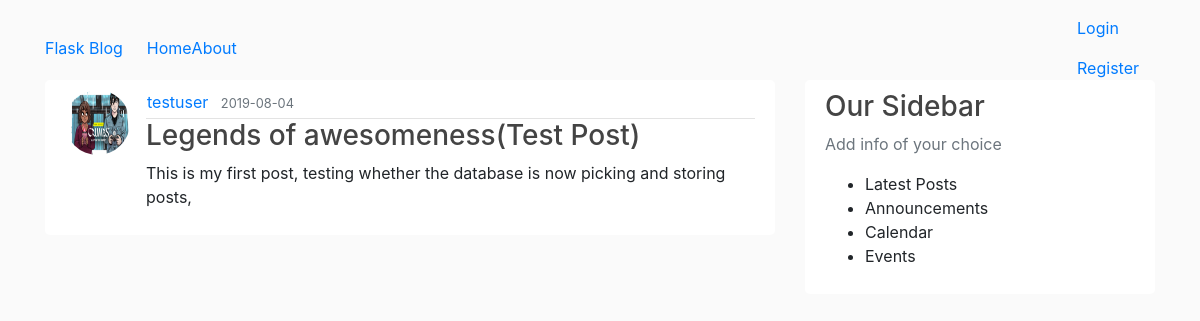
Page /home on the earlier database version.
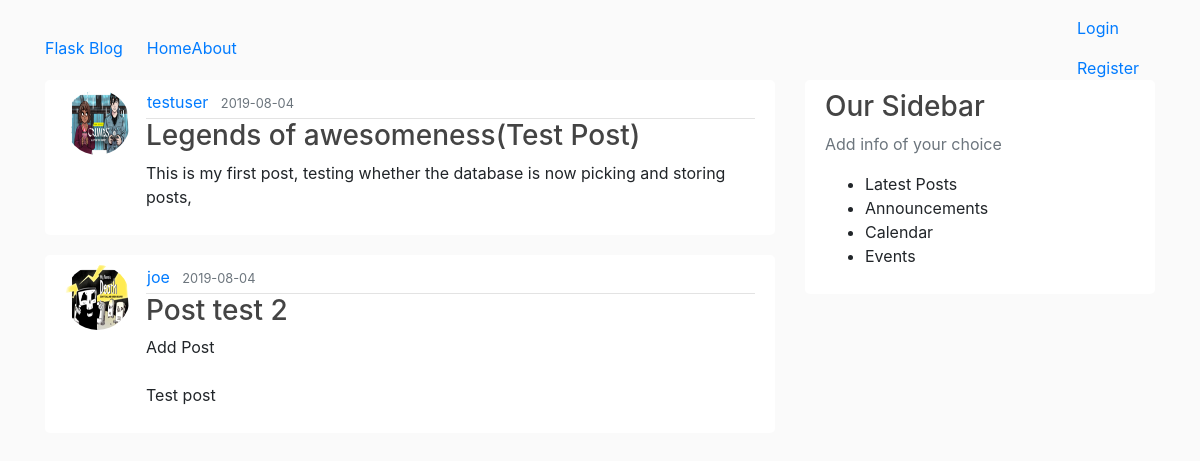
Same page on the later database version.
### flaskblog/models.py (models this page shows, shortened)
class Post(db.Model):
	id = db.Column(db.Integer, primary_key = True)
	title = db.Column(db.String(150), nullable = False)
	date_posted = db.Column(db.DateTime, nullable = False, default = datetime.utcnow)
	content = db.Column(db.String(200), nullable = False )
	user_id = db.Column(db.Integer, db.ForeignKey('user.id'), nullable = False)

class User(db.Model, UserMixin):
	id = db.Column(db.Integer, primary_key = True)
	username = db.Column(db.String(20), unique=True, nullable = False)
	email = db.Column(db.String(200), unique=True, nullable = False)
	image_file = db.Column(db.String(20),  nullable = False, default = 'default.jpg')
	password = db.Column(db.String(60), nullable = False)
	posts = db.relationship('Post', backref = 'author', lazy = True)

### flaskblog/routes.py (the view)
@app.route("/")
@app.route("/home")
def home():
	posts = Post.query.all()
	return render_template('home.html', posts=posts)

### flaskblog/templates/home.html
{% extends "layout.html" %}
{% block content %}
{% for post in posts %}
<article class="media content-section">
	<img class="rounded-circle article-img" src="{{ url_for('static',filename = 'profile_pics/' + post.author.image_file) }} ">
	<div class="media-body">
		<div class="article-metadata">
			<a class="mr-2" href="#">{{ post.author.username}}</a>
			<small class="text-muted">{{post.date_posted.strftime('%Y-%m-%d')}} </small>
		</div>
		<h3><a class="article-title" href="#">{{post.title}} </a></h3>
		<p class="article-content">{{post.content}} </p>
	</div>
</article>
{% endfor %}
{% endblock content %}

### flaskblog/templates/layout.html (shortened to what this page needs)
<!DOCTYPE html>
<html>
<head>
    <link rel="stylesheet" href="https://maxcdn.bootstrapcdn.com/bootstrap/4.0.0/css/bootstrap.min.css">
    <link rel="stylesheet" type="text/css" href="{{url_for('static', filename='main.css') }} ">
</head>
<body>
	<header>
		<nav class="navbar navbar-expand-md navbar-dark bg-steel fixed-top">
			<div class="container">
				<a class="nav-brand mr-4" href="/">Flask Blog</a>
				<div class="collapse navbar-collapse" id="navbarToggle">
					<div class="navbar-nav mr-auto">
						<a href="{{ url_for('home') }}">Home</a>
						<a href="{{ url_for('about') }}">About</a>
					</div>
					<div>
						{% if current_user.is_authenticated %}
						<a class="nav-item nav-link" href="{{ url_for('new_post') }}">New Post</a>
						<a class="nav-item nav-link" href="{{ url_for('account') }}">Account</a>
						<a class="nav-item nav-link" href="{{ url_for('logout') }}">Logout</a>
						{% else %}
						<a class="nav-item nav-link" href="{{ url_for('login') }}">Login</a>
						<a class="nav-item nav-link" href="{{ url_for('register') }}">Register</a>
						{% endif %}
					</div>
				</div>
			</div>
		</nav>
	</header>
<main role="main" class="container">
	<div class="row">
		<div class="col-sm-8">
			{% block content %} {% endblock %}
		</div>
		<div class="col-sm-4">
			<div class="content-section">
				<h3>Our Sidebar</h3>
				<p class="text-muted">Add info of your choice
					<ul>
						<li>Latest Posts</li>
						<li>Announcements</li>
						<li>Calendar</li>
						<li>Events</li>
					</ul>
				</p>
			</div>
		</div>
	</div>
</main>
</body>
</html>

### flaskblog/static/main.css (style rules this page uses)
body { background: #fafafa; color: 333333; margin-top: 5rem; }
h1,h2,h3,h4,h5,h6 { color: #444444; }
.content-section { background: #ffffff; padding: 10px 20px; border: 2px splod #dddddd; border-radius: 5px; margin-bottom: 20px; }
.article-title { color: #444444; }
.article-content { white-space: pre-line; }
.article-img { width: 65px; height: 65px; margin-right: 16px; }
.article-metadata { padding-left: 1px; padding-bottom: 4px; border-bottom: 1px solid #e3e3e3; }

Differences in the rows shown:
added Post: image_file (picture), author.username "joe", date_posted "2019-08-04", title "Post test 2", content "Add Post Test post"
